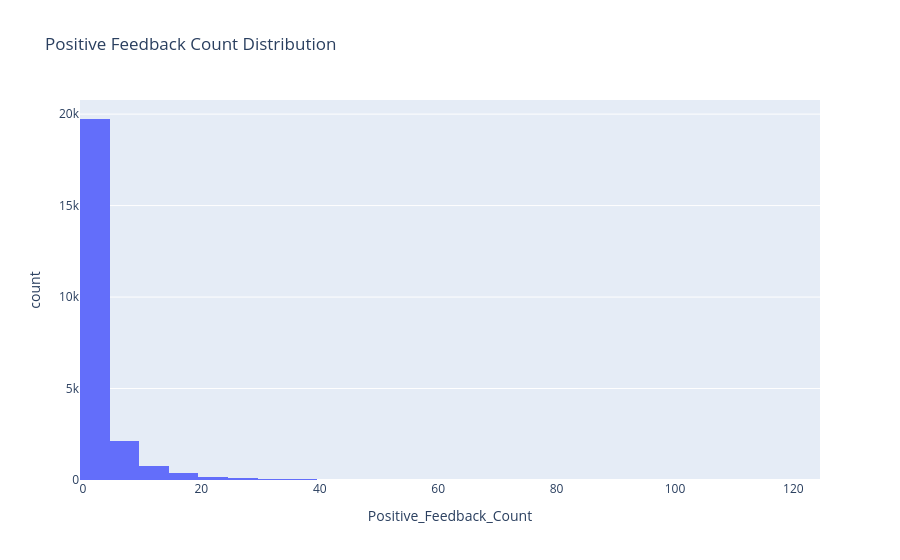

The notebook cell saved with this chart:
### Code cell
fig = px.histogram(
    df,
    x='Positive_Feedback_Count',
    nbins=50,
    title='Positive Feedback Count Distribution'
)

fig.show()

### Figure 1 — Plotly figure (JSON) as saved in the notebook; plotly's stock layout.template omitted (floating-point values rounded to 4 significant figures; data arrays with more than 128 entries replaced by an {"elided": "..."} marker saying what was removed)
{"data": [{"bingroup": "x", "hovertemplate": "Positive_Feedback_Count=%{x}<br>count=%{y}<extra></extra>", "legendgroup": "", "marker": {"color": "#636efa", "pattern": {"shape": ""}}, "name": "", "nbinsx": 50, "orientation": "v", "showlegend": false, "type": "histogram", "x": {"elided": "23451 int values"}, "xaxis": "x", "yaxis": "y"}], "layout": {"barmode": "relative", "legend": {"tracegroupgap": 0}, "title": {"text": "Positive Feedback Count Distribution"}, "xaxis": {"anchor": "y", "domain": [0, 1], "title": {"text": "Positive_Feedback_Count"}}, "yaxis": {"anchor": "x", "domain": [0, 1], "title": {"text": "count"}}}}
